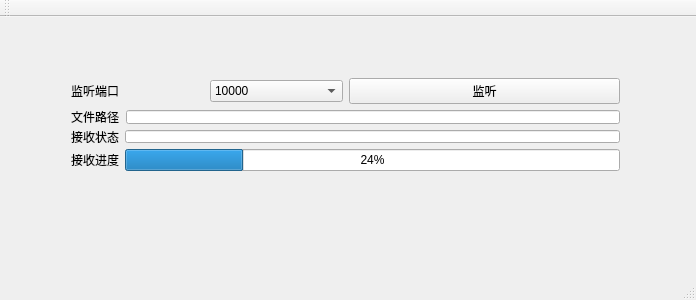
<?xml version="1.0" encoding="UTF-8"?>
<ui version="4.0">
 <class>MainWindow</class>
 <widget class="QMainWindow" name="MainWindow">
  <property name="geometry">
   <rect>
    <x>0</x>
    <y>0</y>
    <width>696</width>
    <height>300</height>
   </rect>
  </property>
  <property name="windowTitle">
   <string>MainWindow</string>
  </property>
  <widget class="QWidget" name="centralWidget">
   <widget class="QWidget" name="">
    <property name="geometry">
     <rect>
      <x>60</x>
      <y>50</y>
      <width>571</width>
      <height>115</height>
     </rect>
    </property>
    <layout class="QVBoxLayout" name="verticalLayout_3">
     <item>
      <layout class="QHBoxLayout" name="horizontalLayout_6">
       <item>
        <layout class="QHBoxLayout" name="horizontalLayout_4">
         <item>
          <widget class="QLabel" name="label">
           <property name="text">
            <string>监听端口</string>
           </property>
          </widget>
         </item>
         <item>
          <widget class="QComboBox" name="comboBox_Port">
           <item>
            <property name="text">
             <string>10000</string>
            </property>
           </item>
           <item>
            <property name="text">
             <string>10001</string>
            </property>
           </item>
           <item>
            <property name="text">
             <string>10002</string>
            </property>
           </item>
           <item>
            <property name="text">
             <string>10003</string>
            </property>
           </item>
          </widget>
         </item>
        </layout>
       </item>
       <item>
        <widget class="QPushButton" name="btnListen">
         <property name="text">
          <string>监听</string>
         </property>
        </widget>
       </item>
      </layout>
     </item>
     <item>
      <layout class="QVBoxLayout" name="verticalLayout_2">
       <item>
        <layout class="QVBoxLayout" name="verticalLayout">
         <item>
          <layout class="QHBoxLayout" name="horizontalLayout">
           <item>
            <widget class="QLabel" name="label_3">
             <property name="text">
              <string>文件路径</string>
             </property>
            </widget>
           </item>
           <item>
            <widget class="QLineEdit" name="txtReceiveFile"/>
           </item>
          </layout>
         </item>
         <item>
          <layout class="QHBoxLayout" name="horizontalLayout_2">
           <item>
            <widget class="QLabel" name="label_2">
             <property name="text">
              <string>接收状态</string>
             </property>
            </widget>
           </item>
           <item>
            <widget class="QLineEdit" name="txtReceiveStatus"/>
           </item>
          </layout>
         </item>
        </layout>
       </item>
       <item>
        <layout class="QHBoxLayout" name="horizontalLayout_3">
         <item>
          <widget class="QLabel" name="label_4">
           <property name="text">
            <string>接收进度</string>
           </property>
          </widget>
         </item>
         <item>
          <widget class="QProgressBar" name="pbarReceiveData">
           <property name="value">
            <number>24</number>
           </property>
          </widget>
         </item>
        </layout>
       </item>
      </layout>
     </item>
    </layout>
   </widget>
  </widget>
  <widget class="QMenuBar" name="menuBar">
   <property name="geometry">
    <rect>
     <x>0</x>
     <y>0</y>
     <width>696</width>
     <height>23</height>
    </rect>
   </property>
  </widget>
  <widget class="QToolBar" name="mainToolBar">
   <attribute name="toolBarArea">
    <enum>TopToolBarArea</enum>
   </attribute>
   <attribute name="toolBarBreak">
    <bool>false</bool>
   </attribute>
  </widget>
  <widget class="QStatusBar" name="statusBar"/>
 </widget>
 <layoutdefault spacing="6" margin="11"/>
 <resources/>
 <connections/>
</ui>
